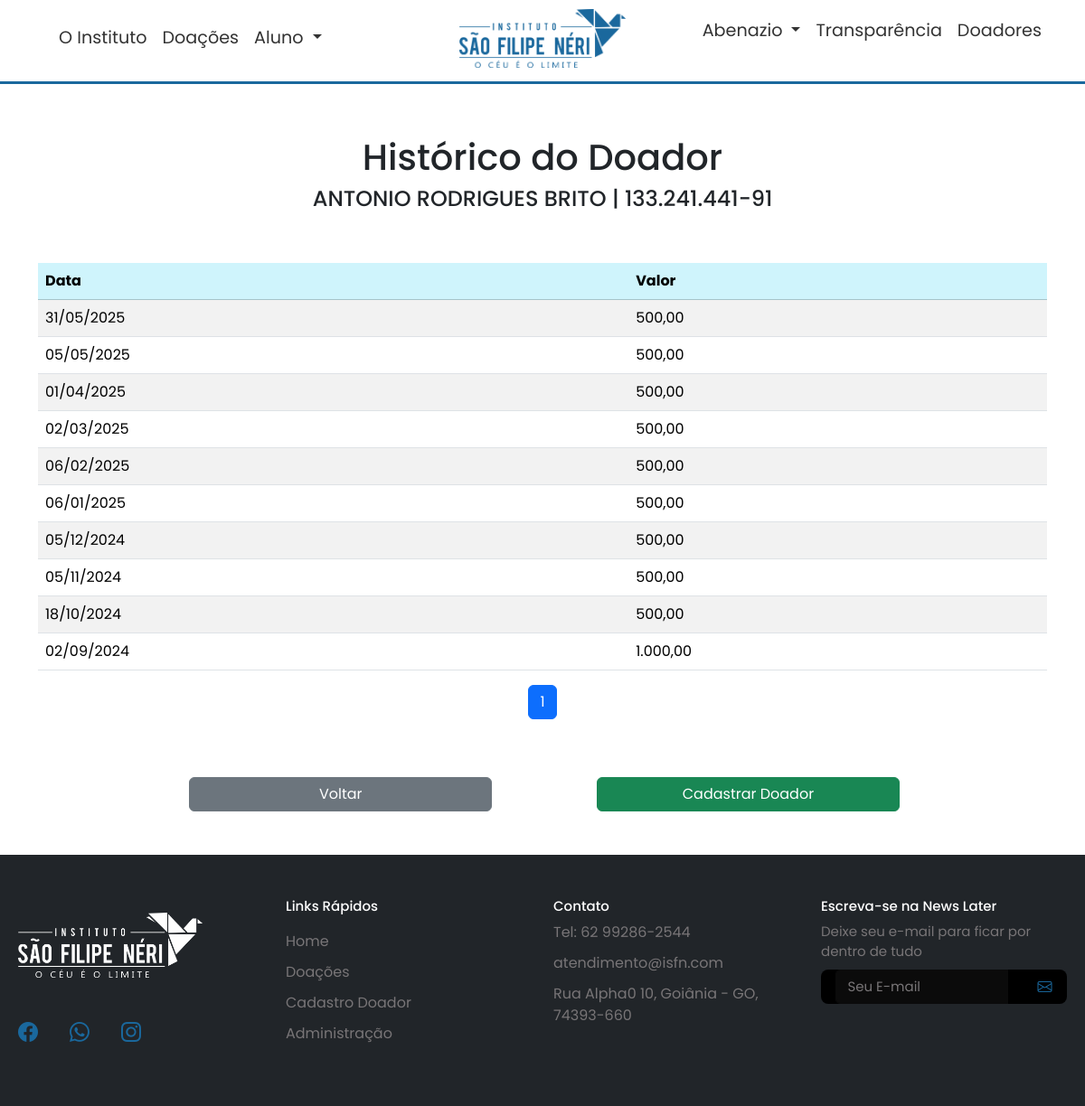
The app's page /adm/historicoDoador.php?doc=133.241.441-91 (signed in) with its own data.
### tables this page shows
CREATE TABLE `extrato` (
  `id` int(11) NOT NULL,
  `data` date DEFAULT NULL,
  `descricao` text,
  `nome` varchar(255) DEFAULT NULL,
  `documento` varchar(20) DEFAULT NULL,
  `valor` decimal(10,2) DEFAULT NULL,
  `fitid` varchar(255) DEFAULT NULL
);

### adm/process/sessionLogin.php (called while the page is built, shortened)
<?php
    function verificarDocumento($_documento){
        if(strlen($_documento) < 15){
            $documento = 'cpf';
            return $documento;
        }else{
            $documento = 'cnpj';
            return $documento;
        }
    }
?>

### adm/historicoDoador.php (the view, shortened to what this page needs)
<?php
    include_once('process/sessionLogin.php');
    if (isset($_GET['doc'])) {
        $doc = $_GET['doc'];
        $numeroIdentificador = $_GET['doc'];
        $documento = verificarDocumento($numeroIdentificador);
        include('../DAO.php');
        $stmt = $conexao->prepare("SELECT * FROM extrato WHERE documento=?");
        $stmt->bind_param("s", $doc);
        $stmt->execute();
        $result = $stmt->get_result();
        if($result->num_rows > 0){
            while ($row = $result->fetch_assoc()) {
                $nomeDoador = $row['nome'];
            }
        }
        $conn = $conexao->prepare("SELECT * FROM pessoa WHERE doc=?");
        $conn->bind_param("s", $doc);
        $conn->execute();
        $result = $conn->get_result();
        if($result->num_rows > 0){
            while ($row = $result->fetch_assoc()) {
                $id = $row['id'];
                $login = $row['login'];
            }
            if(empty($login)){
                $cadastroLogin = true;
                $cadastroDoador = false;
                $verDoador = true;
            }else{
                $cadastroLogin = false;
                $cadastroDoador = false;
                $verDoador = true;
            }
        }else{
            $cadastroDoador = true;
        }
    }
?>
<!DOCTYPE html>
<html lang="pt-br">
<head>
</head>
<body>
    <?php include_once('../Componentes/menu.php'); ?>
    <section class="container historico-doador">
        <h1 class="text-center">Histórico do Doador</h1>
        <h4 class="text-center"> <?php echo $nomeDoador ?> | <?php echo $doc ?> </h4>
        <div class="table-responsive">
            <table class="table table-striped mt-5">
                <thead class="table-info">
                    <tr>
                        <th class="data" scope="col">Data</th>
                        <th class="valor">Valor</th>
                    </tr>
                </thead>
                <tbody>
                    <?php
                    require_once '../DAO.php';
                    $limit = 20;
                    $page = isset($_GET['page']) ? (int)$_GET['page'] : 1;
                    $offset = ($page - 1) * $limit;
                    $sql = "SELECT data, descricao, nome, documento, valor FROM extrato WHERE documento=? ORDER BY data DESC LIMIT ?, ?";
                    $stmt = $conexao->prepare($sql);
                    $stmt->bind_param("sii", $doc,$offset, $limit);
                    $stmt->execute();
                    $result = $stmt->get_result();
                    if ($result->num_rows > 0) {
                        while ($transacao = $result->fetch_assoc()) {
                            echo "<tr>";
                            $dataFormatada = date("d/m/Y", strtotime($transacao['data']));
                            echo "<td>" . htmlspecialchars($dataFormatada) . "</td>";
                            echo "<td>" . htmlspecialchars(number_format($transacao['valor'], 2, ',', '.')) . "</td>";
                            echo "</tr>";
                        }
                    } else {
                        echo "<tr><td colspan='5' class='text-center'>Nenhuma transação encontrada.</td></tr>";
                    }
                    $sqlCount = "SELECT COUNT(*) AS total FROM extrato WHERE documento='$doc'";
                    $resultCount = $conexao->query($sqlCount);
                    $total = $resultCount->fetch_assoc()['total'];
                    $totalPages = ceil($total / $limit);
                    ?>
                </tbody>
            </table>
        </div>
        <nav aria-label="Page navigation">
            <ul class="pagination justify-content-center">
                <?php for ($i = 1; $i <= $totalPages; $i++): ?>
                    <li class="page-item <?= $i === $page ? 'active' : '' ?>">
                        <a class="page-link" href="?page=<?= $i ?>"><?= $i ?></a>
                    </li>
                <?php endfor; ?>
            </ul>
        </nav>
        <a class="btn btn-secondary btn-voltar my-md-5 mb-3" href="#" onclick="window.history.back()">Voltar</a>
        <?php if ($cadastroDoador): ?>
            <?php if ($documento == 'cpf'): ?>
                <a class="btn btn-success my-md-5 mb-3 btn-cadastro" href="../formularioDoador.php?doc=<?php echo $doc?>&nome=<?php echo $nomeDoador?>">Cadastrar Doador</a>
            <?php endif; ?>
        <?php endif; ?>
    </section>
</body>
</html>

### css/menu.css (style rules this page uses)
* { font-family: "Poppins", sans-serif; margin: 0; padding: 0; }
ul { list-style: none; padding: 0; }

### css/footer.css (style rules this page uses)
:root { --cor2: #00c7d6; --verdePrincipal: #0f8819; --verdeSecundario: #3bcf48; --azulPrincipal: #1a689d; --azulSecundario: #2886c5; --azulFraco: #fbfdff; --menu-color: #333; --amarelo: #ffe600; --h1: #000; --h1-white: #fff; --H2: rgb(35, 35, 35); --H2-white: rgb(216, 216, 216); --H3: rgb(50, 50, 50); --H3-white: rgb(185, 185, 185); --Paragrafo-black: rgb(26, 26, 26); --Paragrafo-white: rgb(245, 245, 245); }
* { font-family: 'Poppins', sans-serif; }
#footerMaster { padding-left: 20px; padding-right: 20px; }
.primeiraColuna { display: flex; flex-direction: column; justify-content: center; gap: 30px; }
.segundaColuna { padding-bottom: 20px; }
.imgFooter { width: 75%; }
.iconsFooter { padding-top: 15px; display: flex; gap: 35px; }
.iconsFooter a { color: var(--azulPrincipal); font-size: 22px; }
.titleFooter { flex-direction:column; display: flex; gap: 10px; }
.titleFooter a { text-decoration: none; color: #787577; }
.linksRapidos, .contato, .Cadastro { font-size: 15px; color: white; }
.form-label { font-size: 15px; text-decoration: none; color: #787577; }
.formulario-email { background-color: #000; border-radius: 8px; display: flex; justify-content: space-around; }
#email { display: flex; align-items: center; background-color: #13131396; border-color: #13131396; color: #ffffffb0; border-radius: 5px 0 0 5px; width: 70%; }
#email::placeholder { color: #787577; font-size: 15px; }
.bi-envelope { color: var(--azulPrincipal); border: none; display: flex; align-items: center; border-radius: 4px; }
.buttonIcon { background-color: #000; border: none; border-radius: 0px 5px 5px 0px; }

### records on screen
extrato: nome "ANTONIO RODRIGUES BRITO", data "31/05/2025", valor "500,00"
extrato: data "05/05/2025", valor "500,00"
extrato: data "01/04/2025", valor "500,00"
extrato: data "02/03/2025", valor "500,00"
extrato: data "06/02/2025", valor "500,00"
extrato: data "06/01/2025", valor "500,00"
extrato: data "05/12/2024", valor "500,00"
extrato: data "05/11/2024", valor "500,00"
extrato: data "18/10/2024", valor "500,00"
extrato: data "02/09/2024", valor "1.000,00"

### other values on screen
$_SESSION['nome'] "Abenazio"
$doc "133.241.441-91"
